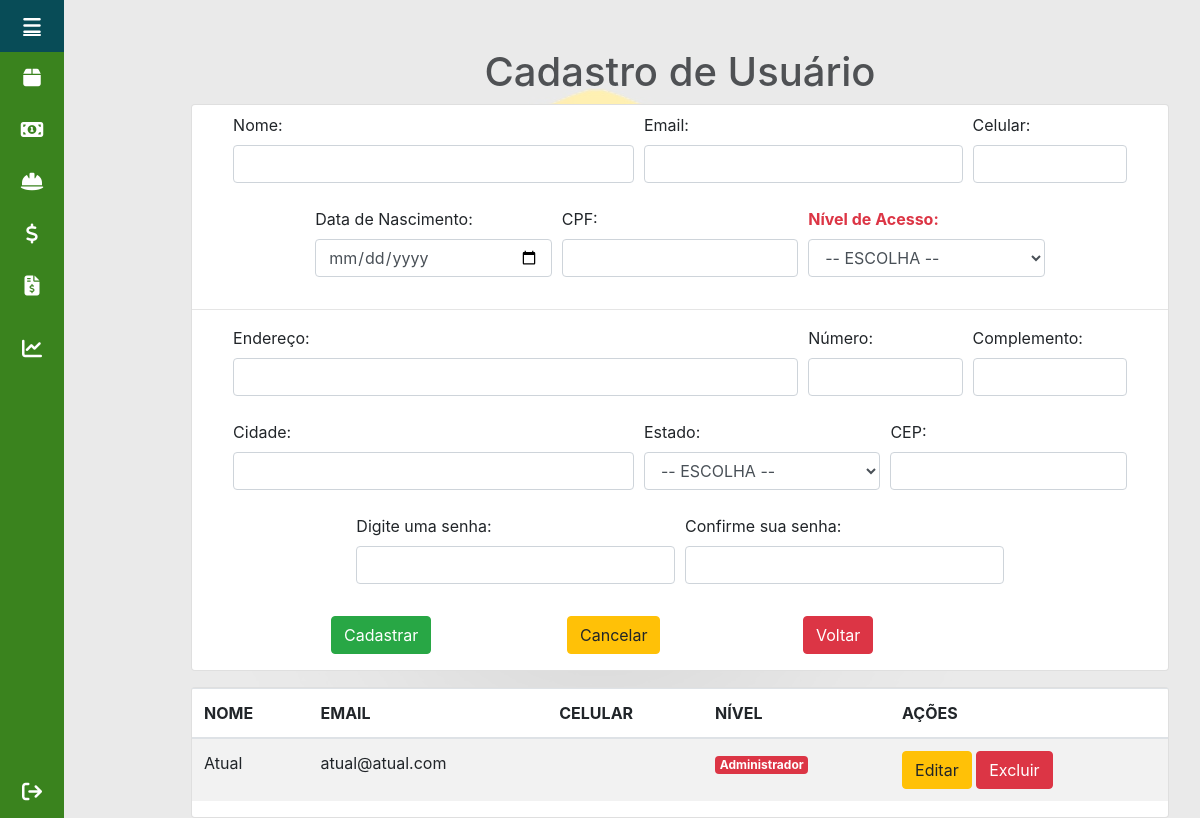
Screenshot of /compras/cadUsuario.php with the database file from the repository.
### tables this page shows
CREATE TABLE `usuarios` (
  `id_usuario` int(11) NOT NULL,
  `nome` varchar(254) NOT NULL,
  `email` varchar(254) NOT NULL,
  `celular` varchar(21) DEFAULT NULL,
  `data_nascimento` date NOT NULL,
  `cpf` varchar(14) DEFAULT NULL,
  `nivel_acesso` tinyint(4) NOT NULL,
  `cep` varchar(10) DEFAULT NULL,
  `endereco` varchar(254) DEFAULT NULL,
  `numero` varchar(10) DEFAULT NULL,
  `complemento` varchar(254) DEFAULT NULL,
  `cidade` varchar(254) DEFAULT NULL,
  `estado` char(2) DEFAULT NULL,
  `senha` varchar(254) NOT NULL
);

### compras/cadUsuario.php (the view, shortened to what this page needs)
<?php
require '../utils/conexao.php';
$id = isset($_GET['id']) ? $_GET['id'] : false;
?>
<?php
$sql = "SELECT * FROM usuarios;";
$stmt = $conn->prepare($sql);
$stmt->execute();
$dados = $stmt->get_result();
$nivel = array(
    'Administrador',
    'Usuário'
);
$corNivel = array(
    'badge-danger',
    'badge-primary'
)
?>
<!doctype html>
<html lang="pt-br">
<head>
    <link rel="stylesheet" href="/pi_gandara/css/style.css">
    <link rel="stylesheet" href="https://cdn.jsdelivr.net/npm/bootstrap@4.6.2/dist/css/bootstrap.css">
    <link rel="stylesheet" href="path/to/font-awesome/css/font-awesome.min.css">
</head>
<body>
    <header>
        <?php
        include_once('../utils/menu.php');
        ?>
    </header>
    <main>
        <h1 style="text-align:center;">Cadastro de Usuário</h1>
        <div class="container">
            <div class="card card-cds">
                <form id="userForm" action="/pi_gandara/compras/bd/bd_cadUsuario.php" method="POST">
                    <div class="form-row justify-content-center mt-2">
                        <div class="form-group col-sm-5">
                            <label for="nome">Nome:</label>
                            <input type="text" class="form-control" id="nome" name="nome" required
                                value="<?= ($id) ? $user['nome'] : null ?>">
                        </div>
                        <div class="form-group col-sm-4">
                            <label for="email">Email:</label>
                            <input type="email" class="form-control" id="email" name="email"
                                value="<?= ($id) ? $user['email'] : null ?>">
                        </div>
                        <div class="form-group col-sm-2">
                            <label for="celular">Celular:</label>
                            <input type="tel" class="form-control" id="celular" name="celular"
                                value="<?= ($id) ? $user['celular'] : null ?>">
                        </div>
                    </div>
                    <div class="form-row justify-content-center mt-2">
                        <div class="form-group col-sm-3">
                            <label for="data_nascimento">Data de Nascimento:</label>
                            <input type="date" class="form-control" id="data_nascimento" name="data_nascimento"
                                value="<?= ($id) ? $user['data_nascimento'] : null ?>">
                        </div>
                        <div class="form-group col-sm-3">
                            <label for="cpf">CPF:</label>
                            <input type="tel" class="form-control" id="cpf" name="cpf"
                                value="<?= ($id) ? $user['cpf'] : null ?>">
                        </div>
                        <div class="form-group col-sm-3">
                            <label for="nivel_acesso" class="text-danger font-weight-bold">Nível de Acesso:</label>
                            <select class="form-control" id="nivel_acesso" name="nivel_acesso">
                                <option value=""> -- ESCOLHA -- </option>
                            </select>
                        </div>
                    </div>
                    <hr>
                    <div class="form-row justify-content-center mt-2">
                        <div class="form-group col-sm-7">
                            <label for="endereco">Endereço:</label>
                            <input type="text" class="form-control" id="endereco" name="endereco"
                                value="<?= ($id) ? $user['endereco'] : null ?>">
                        </div>
                        <div class="form-group col-sm-2">
                            <label for="numero">Número:</label>
                            <input type="text" class="form-control" id="numero" name="numero"
                                value="<?= ($id) ? $user['numero'] : null ?>">
                        </div>
                        <div class="form-group col-sm-2">
                            <label for="complemento">Complemento:</label>
                            <input type="text" class="form-control" id="complemento" name="complemento"
                                value="<?= ($id) ? $user['complemento'] : null ?>">
                        </div>
                    </div>
                    <div class="form-row justify-content-center mt-2">
                        <div class="form-group col-sm-5">
                            <label for="cidade">Cidade:</label>
                            <input type="text" class="form-control" id="cidade" name="cidade"
                                value="<?= ($id) ? $user['cidade'] : null ?>">
                        </div>
                        <div class="form-group col-sm-3">
                            <label for="estado">Estado:</label>
                            <select class="form-control" id="estado" name="estado">
                                <option value=""> -- ESCOLHA -- </option>
                            </select>
                        </div>
                        <div class="form-group col-sm-3">
                            <label for="cep">CEP:</label>
                            <input type="text" class="form-control" id="cep" name="cep"
                                value="<?= ($id) ? $user['cep'] : null ?>">
                        </div>
                    </div>
                    <div class="form-row justify-content-center mt-2">
                        <div class="col-sm-4 form-group">
                            <label for="senha">Digite uma senha:</label>
                            <input type="password" name="senha" id="senha" class="form-control text-center"
                                <?= (isset($_GET['id'])) ? null : "required" ?>>
                        </div>
                        <div class="col-sm-4 form-group">
                            <label for="confirma_senha">Confirme sua senha:</label>
                            <input type="password" name="confirma_senha" id="confirma_senha" class="form-control text-center"
                                <?= (isset($_GET['id'])) ? null : "" ?>>
                        </div>
                    </div>
                    <div class="form-row justify-content-center m-3">
                        <div class="col-sm-3">
                            <button type="submit" name="submit" class="btn btn-success">Cadastrar</button>
                        </div>
                        <div class="col-sm-3">
                            <button type="reset" class="btn btn-warning">Cancelar</button>
                        </div>
                        <div class="col-sm-3">
                            <a href="/pi_gandara/compras/index.php"><button type="button" class="btn btn-danger">Voltar</button></a>
                        </div>
                    </div>
                </form>
            </div>
        </div>
        <div class="container mt-3">
            <div class="card">
                <table class="table table-hover table-striped">
                    <thead>
                        <th>NOME</th>
                        <th>EMAIL</th>
                        <th>CELULAR</th>
                        <th>NÍVEL</th>
                        <th>AÇÕES</th>
                    </thead>
                    <tbody>
                        <?php
                        while ($linha = $dados->fetch_assoc()) {
                        ?>
                            <tr>
                                <td><?= $linha['nome'] ?></td>
                                <td><?= $linha['email'] ?></td>
                                <td><?= $linha['celular'] ?></td>
                                <td>
                                    <span class="badge <?= $corNivel[$linha['nivel_acesso']] ?>">
                                        <?= $nivel[$linha['nivel_acesso']] ?>
                                    </span>
                                </td>
                                <td>
                                    <a href="cadUsuario.php?id=<?= $linha['id_usuario'] ?>" class="btn btn-warning">Editar</a>
                                    <button class="btn btn-danger btn-excluir">Excluir</button>
                                </td>
                            </tr>
                        <?php
                        }
                        ?>
                    </tbody>
                </table>
            </div>
        </div>
    </main>
</body>
</html>

### css/style.css (style rules this page uses)
body { margin: 0; padding: 0; font-family: Roboto, 'Helvetica Neue', Helvetica, sans-serif; }
body::before { content: ""; position: fixed; inset: 0; height: auto; width: 100%; background: url("/pi_gandara/imgs/logoceres.jpeg") center; background-color: #BABABA; background-repeat: no-repeat; opacity: 0.3; }
header { position: fixed; top: 0; left: 0; }
main { margin-top: 3rem; margin-left: 11rem; margin-right: 1rem; }

### rows the page displays
usuarios: nome "Atual", email "atual@atual.com", nivel_acesso "Administrador"
